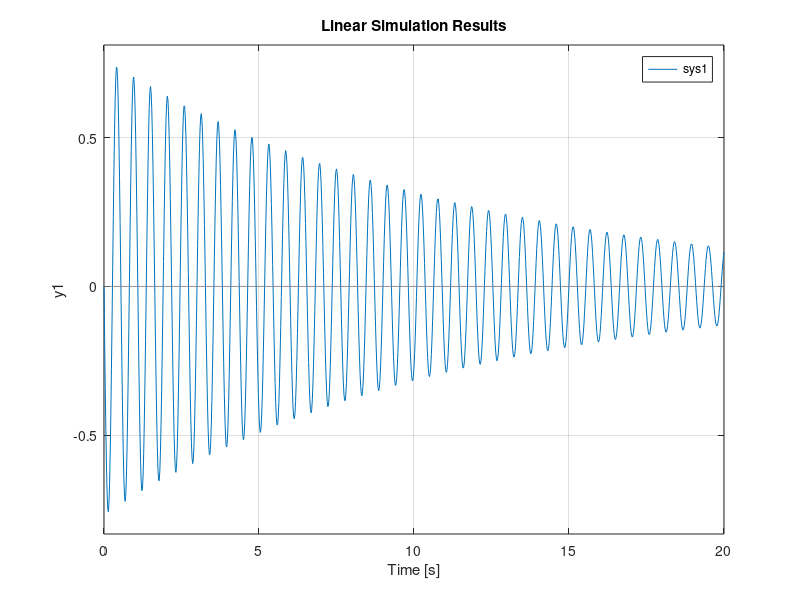

This chart was generated by the following MATLAB code:
num = [0,1];
den = [1.13,0.2,150];

sys = tf(num,den)
sys1 = ss(sys);
x0 = [1,0];
t = 0:0.02:20;
F = 0*t;
lsim(sys1,F,t,x0)
x = lsim(sys1,F,t,x0);